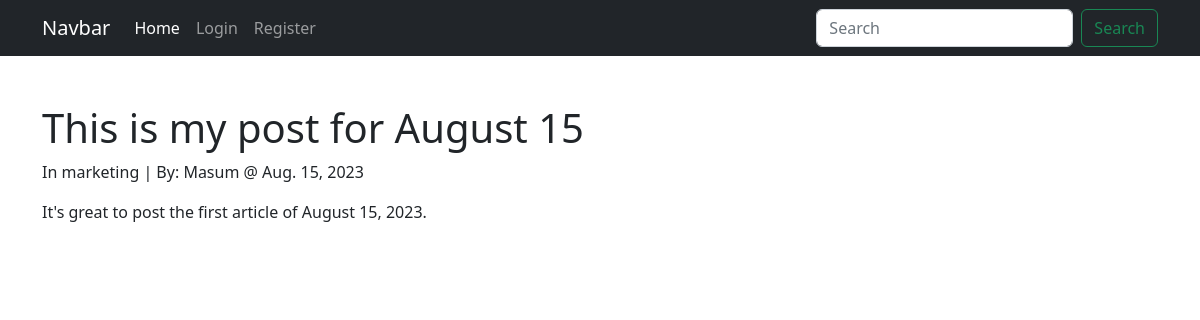
/post/6, run on the app's committed database.
### posts/models.py (models this page shows, shortened)
class Post(models.Model):
    title=models.CharField(max_length=255)
    author = models.ForeignKey(User, on_delete=models.CASCADE)
    body = models.TextField()
    date = models.DateField(auto_now_add=True)
    category = models.CharField(max_length=255, default="uncategorized")

### posts/views.py (the view)
# urls.py: path('post/<int:pk>', PostView.as_view(), name="post" ),
class PostView(DetailView):
    model = Post
    template_name = 'post.html'

### posts/templates/post.html (shortened to what this page needs)
{% extends 'base.html' %}
{% block content %}
<h1>{{ post.title }}</h1>
<p>In {{ post.category }} | By: {{ post.author.last_name }} @ {{ post.date}}  </p>
<p>{{ post.body }}</p>
{% endblock %}

### data on the page
Post: title "This is my post for August 15", category "marketing", author.last_name "Masum", date "Aug. 15, 2023", body "It's great to post the first article of August 15, 2023."
